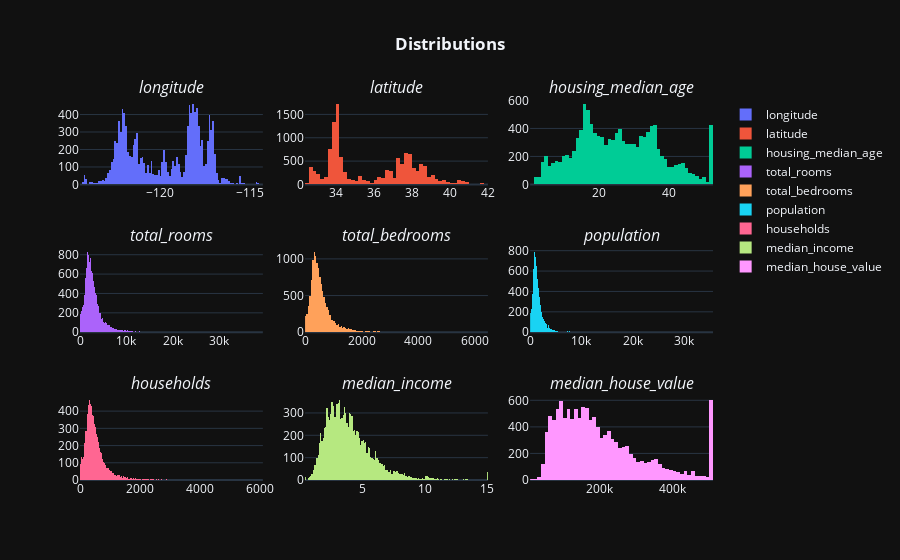

Source (notebook cell):
### Code cell
fig = make_subplots(rows=3, cols=3, subplot_titles=('<i>longitude', '<i>latitude',
'<i>housing_median_age', '<i>total_rooms', '<i>total_bedrooms', '<i>population', '<i>households', '<i>median_income', '<i>median_house_value'))
fig.add_trace(go.Histogram(x=df['longitude'], name='longitude'), row=1, col=1)
fig.add_trace(go.Histogram(x=df['latitude'], name='latitude'), row=1, col=2)
fig.add_trace(go.Histogram(x=df['housing_median_age'], name='housing_median_age'), row=1, col=3)
fig.add_trace(go.Histogram(x=df['total_rooms'], name='total_rooms'), row=2, col=1)
fig.add_trace(go.Histogram(x=df['total_bedrooms'], name='total_bedrooms'), row=2, col=2)
fig.add_trace(go.Histogram(x=df['population'], name='population'), row=2, col=3)
fig.add_trace(go.Histogram(x=df['households'], name='households'), row=3, col=1)
fig.add_trace(go.Histogram(x=df['median_income'], name='median_income'), row=3, col=2)
fig.add_trace(go.Histogram(x=df['median_house_value'], name='median_house_value'), row=3,col=3)
fig.update_layout(template='plotly_dark', title_text='<b>Distributions', title_x=0.5)

### Figure 1 — Plotly figure (JSON) as saved in the notebook; plotly's stock layout.template omitted (floating-point values rounded to 4 significant figures; data arrays with more than 128 entries replaced by an {"elided": "..."} marker saying what was removed)
{"data": [{"name": "longitude", "type": "histogram", "x": {"elided": "12469 float values"}, "xaxis": "x", "yaxis": "y"}, {"name": "latitude", "type": "histogram", "x": {"elided": "12469 float values"}, "xaxis": "x2", "yaxis": "y2"}, {"name": "housing_median_age", "type": "histogram", "x": {"elided": "12469 int values"}, "xaxis": "x3", "yaxis": "y3"}, {"name": "total_rooms", "type": "histogram", "x": {"elided": "12469 int values"}, "xaxis": "x4", "yaxis": "y4"}, {"name": "total_bedrooms", "type": "histogram", "x": {"elided": "12469 int values"}, "xaxis": "x5", "yaxis": "y5"}, {"name": "population", "type": "histogram", "x": {"elided": "12469 int values"}, "xaxis": "x6", "yaxis": "y6"}, {"name": "households", "type": "histogram", "x": {"elided": "12469 int values"}, "xaxis": "x7", "yaxis": "y7"}, {"name": "median_income", "type": "histogram", "x": {"elided": "12469 float values"}, "xaxis": "x8", "yaxis": "y8"}, {"name": "median_house_value", "type": "histogram", "x": {"elided": "12469 int values"}, "xaxis": "x9", "yaxis": "y9"}], "layout": {"annotations": [{"font": {"size": 16}, "showarrow": false, "text": "<i>longitude", "x": 0.1444, "xanchor": "center", "xref": "paper", "y": 1, "yanchor": "bottom", "yref": "paper"}, {"font": {"size": 16}, "showarrow": false, "text": "<i>latitude", "x": 0.5, "xanchor": "center", "xref": "paper", "y": 1, "yanchor": "bottom", "yref": "paper"}, {"font": {"size": 16}, "showarrow": false, "text": "<i>housing_median_age", "x": 0.8556, "xanchor": "center", "xref": "paper", "y": 1, "yanchor": "bottom", "yref": "paper"}, {"font": {"size": 16}, "showarrow": false, "text": "<i>total_rooms", "x": 0.1444, "xanchor": "center", "xref": "paper", "y": 0.6111, "yanchor": "bottom", "yref": "paper"}, {"font": {"size": 16}, "showarrow": false, "text": "<i>total_bedrooms", "x": 0.5, "xanchor": "center", "xref": "paper", "y": 0.6111, "yanchor": "bottom", "yref": "paper"}, {"font": {"size": 16}, "showarrow": false, "text": "<i>population", "x": 0.8556, "xanchor": "center", "xref": "paper", "y": 0.6111, "yanchor": "bottom", "yref": "paper"}, {"font": {"size": 16}, "showarrow": false, "text": "<i>households", "x": 0.1444, "xanchor": "center", "xref": "paper", "y": 0.2222, "yanchor": "bottom", "yref": "paper"}, {"font": {"size": 16}, "showarrow": false, "text": "<i>median_income", "x": 0.5, "xanchor": "center", "xref": "paper", "y": 0.2222, "yanchor": "bottom", "yref": "paper"}, {"font": {"size": 16}, "showarrow": false, "text": "<i>median_house_value", "x": 0.8556, "xanchor": "center", "xref": "paper", "y": 0.2222, "yanchor": "bottom", "yref": "paper"}], "autosize": true, "title": {"text": "<b>Distributions", "x": 0.5}, "xaxis": {"anchor": "y", "autorange": true, "domain": [0, 0.2889], "range": [-124.4, -114.3], "type": "linear"}, "xaxis2": {"anchor": "y2", "autorange": true, "domain": [0.3556, 0.6444], "range": [32.4, 42], "type": "linear"}, "xaxis3": {"anchor": "y3", "autorange": true, "domain": [0.7111, 1], "range": [0.5, 52.5], "type": "linear"}, "xaxis4": {"anchor": "y4", "autorange": true, "domain": [0, 0.2889], "range": [-0.5, 39400.0], "type": "linear"}, "xaxis5": {"anchor": "y5", "autorange": true, "domain": [0.3556, 0.6444], "range": [-0.5, 6450.0], "type": "linear"}, "xaxis6": {"anchor": "y6", "autorange": true, "domain": [0.7111, 1], "range": [-0.5, 35700.0], "type": "linear"}, "xaxis7": {"anchor": "y7", "autorange": true, "domain": [0, 0.2889], "range": [-0.5, 6100.0], "type": "linear"}, "xaxis8": {"anchor": "y8", "autorange": true, "domain": [0.3556, 0.6444], "range": [0.45, 15.05], "type": "linear"}, "xaxis9": {"anchor": "y9", "autorange": true, "domain": [0.7111, 1], "range": [10000.0, 510000.0], "type": "linear"}, "yaxis": {"anchor": "x", "autorange": true, "domain": [0.7778, 1], "range": [0, 483.2]}, "yaxis2": {"anchor": "x2", "autorange": true, "domain": [0.7778, 1], "range": [0, 1808.0]}, "yaxis3": {"anchor": "x3", "autorange": true, "domain": [0.7778, 1], "range": [0, 603.2]}, "yaxis4": {"anchor": "x4", "autorange": true, "domain": [0.3889, 0.6111], "range": [0, 871.6]}, "yaxis5": {"anchor": "x5", "autorange": true, "domain": [0.3889, 0.6111], "range": [0, 1152.0]}, "yaxis6": {"anchor": "x6", "autorange": true, "domain": [0.3889, 0.6111], "range": [0, 828.4]}, "yaxis7": {"anchor": "x7", "autorange": true, "domain": [0, 0.2222], "range": [0, 490.5]}, "yaxis8": {"anchor": "x8", "autorange": true, "domain": [0, 0.2222], "range": [0, 377.9]}, "yaxis9": {"anchor": "x9", "autorange": true, "domain": [0, 0.2222], "range": [0, 635.8]}}}
